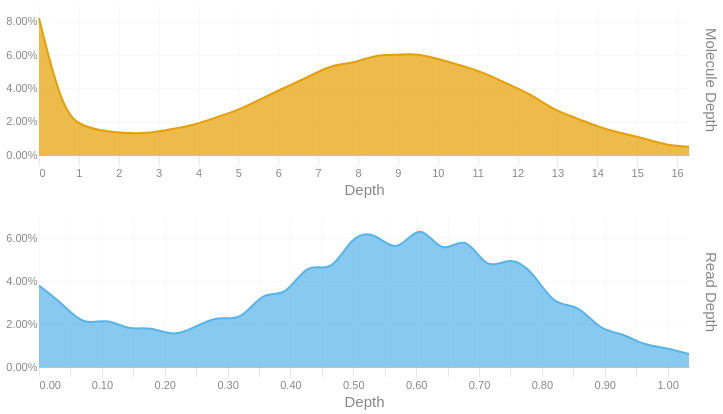

The cell this chart's notebook holds for it:
### Code cell
readdep = depth_hist(tb['Read Depth'], q99, 3)
readdep = readdep.with_columns(pl.lit('Read Depth').alias('Metric'))
if not SKIPLR:
    moldep = depth_hist(tb['Molecule Depth'], mol_q99, 1)
    moldep = moldep.with_columns(pl.lit('Molecule Depth').alias('Metric'))
    _hist = pl.concat([readdep, moldep])
    _hist = _hist.filter(pl.col('Proportion') != 0)
    with SafeRender(_hist):
        (
            alt.Chart(_hist)        
            .mark_area(interpolate = "basis")
            .encode(
                x=alt.X('Bin:Q').scale(domainMin=0).axis(alt.Axis(title='Depth')),
                y = alt.Y('Proportion:Q', title = None).axis(format = '.2%'),
                color = alt.Color('Metric:N').legend(None),
                row = alt.Row("Metric:N").header(title = None, labelOrient = 'right'),
                tooltip = [
                    alt.Tooltip("Metric:N", title = "Metric"),
                    alt.Tooltip('Interval:N', title = "Depth Interval"),
                    alt.Tooltip('Proportion:Q', title = "% Alignments").format('.2%')
                ]
            )
            .resolve_scale(x='independent', y='independent')
            .properties(
                height = 150, width = 650,
                usermeta={'embedOptions': {'downloadFileName': f'{samplename}.depth.hist'}}
            )
        ).display()
else:
    readdep = readdep.filter(pl.col('Proportion') != 0)
    with SafeRender(readdep):
        (
            alt.Chart(readdep)        
            .mark_area(interpolate = "basis")
            .encode(
                x=alt.X('Bin:Q').scale(domainMin=0).axis(alt.Axis(title='Depth')),
                y = alt.Y('Proportion:Q', title = None).axis(format = '.2%'),
                tooltip = [
                    alt.Tooltip('Interval:N', title = "Depth Interval"),
                    alt.Tooltip('Proportion:Q', title = "% Alignments").format('.2%')
                ]
            )
            .properties(
                usermeta={'embedOptions': {'downloadFileName': f'{samplename}.depth.hist'}}
            )
        ).display()

### Figure 1 — Vega-Lite specification as saved in the notebook (floating-point values rounded to 4 significant figures)
{"width": 650, "height": 150, "config": {"title": {"anchor": "start", "dy": -15, "fontSize": 18, "color": "#888888", "subtitleColor": "#888888", "subtitleFontSize": 14}, "arc": {"fill": "#0072B2"}, "axis": {"domainColor": "#888888", "domainWidth": 0.5, "gridWidth": 0.2, "grid": false, "titleFontWeight": 400, "titleFontSize": 15, "labelFontSize": 11, "labelColor": "#888888", "tickColor": "#888888", "tickWidth": 0.2, "titleColor": "#888888"}, "axisBand": {"grid": false}, "axisX": {"grid": true, "tickSize": 10, "domainCap": "round"}, "axisY": {"domain": false, "grid": true, "tickSize": 0, "domainCap": "round"}, "background": "transparent", "header": {"labelFontSize": 15, "labelColor": "#888888", "titleFontSize": 15, "titleFontWeight": 600, "titleColor": "#888888"}, "legend": {"labelFont": "sans-serif", "labelFontSize": 12, "labelColor": "#888888", "symbolSize": 100, "symbolType": "circle", "titleFontSize": 12, "titlePadding": 10, "titleColor": "#888888", "title": null}, "range": {"category": ["#E69F00", "#56B4E9", "#009E73", "#F0E442", "#0072B2", "#D55E00", "#CC79A7", "#000000"], "diverging": ["#cfe8f3", "#a2d4ec", "#73bfe2", "#46abdb", "#1696d2", "#12719e"]}, "area": {"fill": "#0072B2", "fillOpacity": 0.7, "line": true, "strokeOpacity": 0.7}, "line": {"color": "#0072B2", "stroke": "#0072B2", "strokeWidth": 2}, "trail": {"color": "#0072B2", "stroke": "#0072B2", "strokeWidth": 0, "size": 1}, "point": {"filled": true, "fillOpacity": 1.0, "size": 95}, "text": {"color": "#888888", "fontSize": 11, "align": "right", "fontWeight": 400, "size": 11}, "bar": {"fill": "#0072B2", "stroke": null}, "view": {"stroke": null, "continuousWidth": 660, "continuousHeight": 400}}, "data": {"name": "data-104e65ea64cee5d252d2e0ef97736295"}, "mark": {"type": "area", "interpolate": "basis"}, "encoding": {"color": {"field": "Metric", "legend": null, "type": "nominal"}, "row": {"field": "Metric", "header": {"title": null, "labelOrient": "right"}, "type": "nominal"}, "tooltip": [{"field": "Metric", "title": "Metric", "type": "nominal"}, {"field": "Interval", "title": "Depth Interval", "type": "nominal"}, {"field": "Proportion", "format": ".2%", "title": "% Alignments", "type": "quantitative"}], "x": {"axis": {"title": "Depth"}, "field": "Bin", "scale": {"domainMin": 0}, "type": "quantitative"}, "y": {"axis": {"format": ".2%"}, "field": "Proportion", "title": null, "type": "quantitative"}}, "resolve": {"scale": {"x": "independent", "y": "independent"}}, "usermeta": {"embedOptions": {"downloadFileName": "TF26LRJL0050_5B_10484332_23Y22YLT4_L7.depth.hist"}}, "$schema": "https://vega.github.io/schema/vega-lite/v6.4.1.json", "datasets": {"data-104e65ea64cee5d252d2e0ef97736295": [{"Bin": 0.0, "Interval": "0.0-0.036", "Proportion": 0.038, "Metric": "Read Depth"}, {"Bin": 0.036, "Interval": "0.036-0.071", "Proportion": 0.03, "Metric": "Read Depth"}, {"Bin": 0.071, "Interval": "0.071-0.107", "Proportion": 0.019, "Metric": "Read Depth"}, {"Bin": 0.107, "Interval": "0.107-0.143", "Proportion": 0.023, "Metric": "Read Depth"}, {"Bin": 0.143, "Interval": "0.143-0.178", "Proportion": 0.017, "Metric": "Read Depth"}, {"Bin": 0.178, "Interval": "0.178-0.214", "Proportion": 0.019, "Metric": "Read Depth"}, {"Bin": 0.214, "Interval": "0.214-0.25", "Proportion": 0.014, "Metric": "Read Depth"}, {"Bin": 0.25, "Interval": "0.25-0.285", "Proportion": 0.019, "Metric": "Read Depth"}, {"Bin": 0.285, "Interval": "0.285-0.321", "Proportion": 0.024, "Metric": "Read Depth"}, {"Bin": 0.321, "Interval": "0.321-0.357", "Proportion": 0.021, "Metric": "Read Depth"}, {"Bin": 0.357, "Interval": "0.357-0.392", "Proportion": 0.036, "Metric": "Read Depth"}, {"Bin": 0.392, "Interval": "0.392-0.428", "Proportion": 0.032, "Metric": "Read Depth"}, {"Bin": 0.428, "Interval": "0.428-0.464", "Proportion": 0.05, "Metric": "Read Depth"}, {"Bin": 0.464, "Interval": "0.464-0.499", "Proportion": 0.043, "Metric": "Read Depth"}, {"Bin": 0.499, "Interval": "0.499-0.535", "Proportion": 0.062, "Metric": "Read Depth"}, {"Bin": 0.535, "Interval": "0.535-0.571", "Proportion": 0.063, "Metric": "Read Depth"}, {"Bin": 0.571, "Interval": "0.571-0.606", "Proportion": 0.052, "Metric": "Read Depth"}, {"Bin": 0.606, "Interval": "0.606-0.642", "Proportion": 0.069, "Metric": "Read Depth"}, {"Bin": 0.642, "Interval": "0.642-0.678", "Proportion": 0.051, "Metric": "Read Depth"}, {"Bin": 0.678, "Interval": "0.678-0.713", "Proportion": 0.063, "Metric": "Read Depth"}, {"Bin": 0.713, "Interval": "0.713-0.749", "Proportion": 0.044, "Metric": "Read Depth"}, {"Bin": 0.749, "Interval": "0.749-0.785", "Proportion": 0.052, "Metric": "Read Depth"}, {"Bin": 0.785, "Interval": "0.785-0.82", "Proportion": 0.045, "Metric": "Read Depth"}, {"Bin": 0.82, "Interval": "0.82-0.856", "Proportion": 0.028, "Metric": "Read Depth"}, {"Bin": 0.856, "Interval": "0.856-0.892", "Proportion": 0.03, "Metric": "Read Depth"}, {"Bin": 0.892, "Interval": "0.892-0.927", "Proportion": 0.017, "Metric": "Read Depth"}, {"Bin": 0.927, "Interval": "0.927-0.963", "Proportion": 0.016, "Metric": "Read Depth"}, {"Bin": 0.963, "Interval": "0.963-0.999", "Proportion": 0.01, "Metric": "Read Depth"}, {"Bin": 0.999, "Interval": "0.999-1.034", "Proportion": 0.009, "Metric": "Read Depth"}, {"Bin": 1.034, "Interval": "1.034-1.07", "Proportion": 0.006, "Metric": "Read Depth"}, {"Bin": 0.0, "Interval": "0.0-0.6", "Proportion": 0.082, "Metric": "Molecule Depth"}, {"Bin": 0.6, "Interval": "0.6-1.1", "Proportion": 0.025, "Metric": "Molecule Depth"}, {"Bin": 1.1, "Interval": "1.1-1.7", "Proportion": 0.017, "Metric": "Molecule Depth"}, {"Bin": 1.7, "Interval": "1.7-2.2", "Proportion": 0.014, "Metric": "Molecule Depth"}, {"Bin": 2.2, "Interval": "2.2-2.8", "Proportion": 0.013, "Metric": "Molecule Depth"}, {"Bin": 2.8, "Interval": "2.8-3.4", "Proportion": 0.013, "Metric": "Molecule Depth"}, {"Bin": 3.4, "Interval": "3.4-3.9", "Proportion": 0.016, "Metric": "Molecule Depth"}, {"Bin": 3.9, "Interval": "3.9-4.5", "Proportion": 0.018, "Metric": "Molecule Depth"}, {"Bin": 4.5, "Interval": "4.5-5.1", "Proportion": 0.023, "Metric": "Molecule Depth"}, {"Bin": 5.1, "Interval": "5.1-5.6", "Proportion": 0.028, "Metric": "Molecule Depth"}, {"Bin": 5.6, "Interval": "5.6-6.2", "Proportion": 0.034, "Metric": "Molecule Depth"}, {"Bin": 6.2, "Interval": "6.2-6.7", "Proportion": 0.041, "Metric": "Molecule Depth"}, {"Bin": 6.7, "Interval": "6.7-7.3", "Proportion": 0.046, "Metric": "Molecule Depth"}, {"Bin": 7.3, "Interval": "7.3-7.9", "Proportion": 0.054, "Metric": "Molecule Depth"}, {"Bin": 7.9, "Interval": "7.9-8.4", "Proportion": 0.055, "Metric": "Molecule Depth"}, {"Bin": 8.4, "Interval": "8.4-9.0", "Proportion": 0.06, "Metric": "Molecule Depth"}, {"Bin": 9.0, "Interval": "9.0-9.5", "Proportion": 0.06, "Metric": "Molecule Depth"}, {"Bin": 9.5, "Interval": "9.5-10.1", "Proportion": 0.061, "Metric": "Molecule Depth"}, {"Bin": 10.1, "Interval": "10.1-10.7", "Proportion": 0.057, "Metric": "Molecule Depth"}, {"Bin": 10.7, "Interval": "10.7-11.2", "Proportion": 0.053, "Metric": "Molecule Depth"}, {"Bin": 11.2, "Interval": "11.2-11.8", "Proportion": 0.049, "Metric": "Molecule Depth"}, {"Bin": 11.8, "Interval": "11.8-12.3", "Proportion": 0.042, "Metric": "Molecule Depth"}, {"Bin": 12.3, "Interval": "12.3-12.9", "Proportion": 0.037, "Metric": "Molecule Depth"}, {"Bin": 12.9, "Interval": "12.9-13.5", "Proportion": 0.027, "Metric": "Molecule Depth"}, {"Bin": 13.5, "Interval": "13.5-14.0", "Proportion": 0.022, "Metric": "Molecule Depth"}, {"Bin": 14.0, "Interval": "14.0-14.6", "Proportion": 0.017, "Metric": "Molecule Depth"}, {"Bin": 14.6, "Interval": "14.6-15.2", "Proportion": 0.013, "Metric": "Molecule Depth"}, {"Bin": 15.2, "Interval": "15.2-15.7", "Proportion": 0.01, "Metric": "Molecule Depth"}, {"Bin": 15.7, "Interval": "15.7-16.3", "Proportion": 0.006, "Metric": "Molecule Depth"}, {"Bin": 16.3, "Interval": "16.3-16.84", "Proportion": 0.005, "Metric": "Molecule Depth"}]}}
